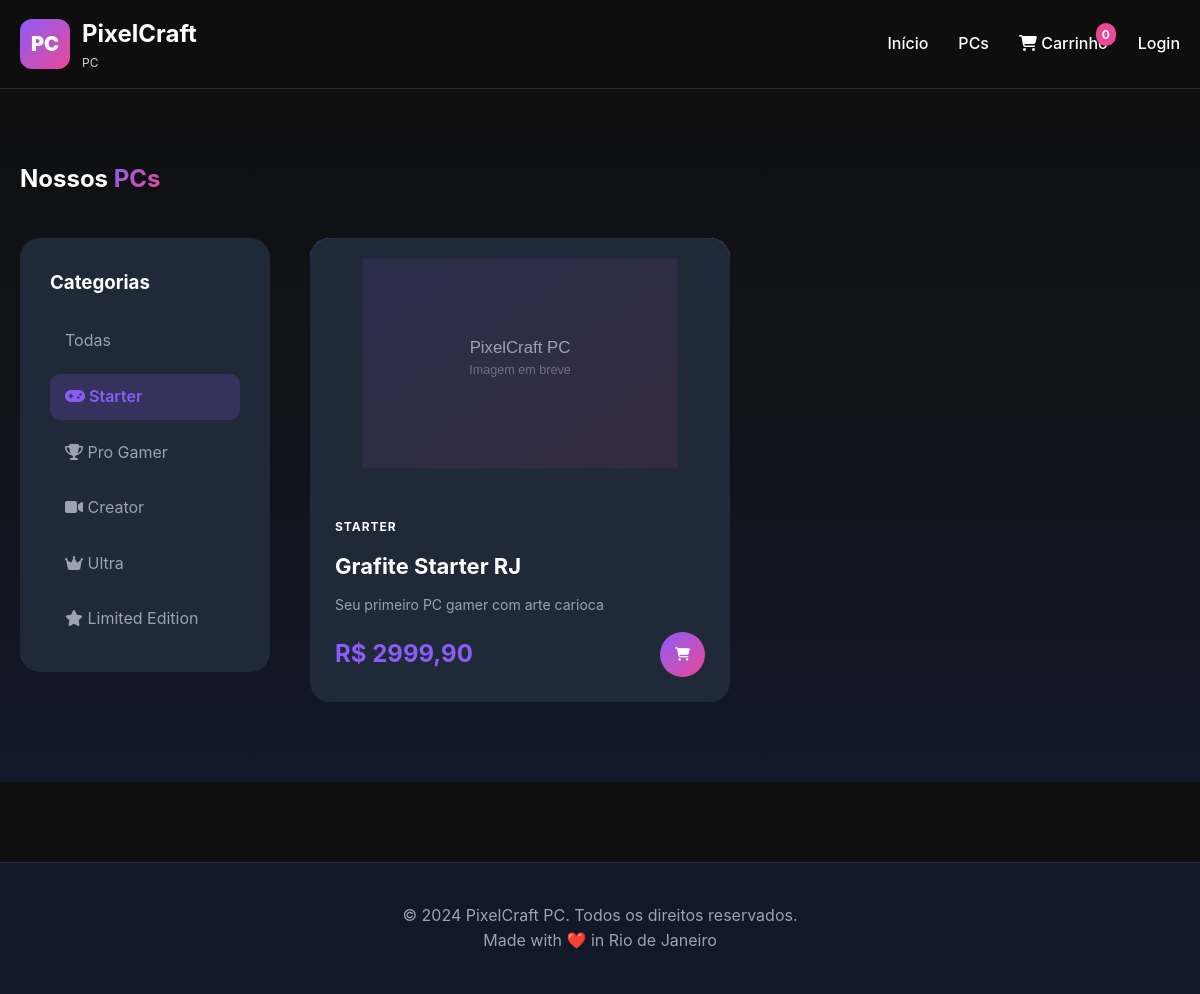
The page /pcs?category=starter on the database its author committed.
### tables this page shows
CREATE TABLE categories (
        id INTEGER PRIMARY KEY AUTOINCREMENT,
        name VARCHAR(100) NOT NULL,
        slug VARCHAR(100) UNIQUE NOT NULL,
        description TEXT,
        icon VARCHAR(50),
        color VARCHAR(20),
        ordem INTEGER DEFAULT 0,
        active BOOLEAN DEFAULT 1,
        created_at TIMESTAMP DEFAULT CURRENT_TIMESTAMP
    );

CREATE TABLE pcs (
        id INTEGER PRIMARY KEY AUTOINCREMENT,
        name VARCHAR(200) NOT NULL,
        slug VARCHAR(200) UNIQUE NOT NULL,
        subtitle VARCHAR(300),
        description TEXT,
        category_id INTEGER,
        price DECIMAL(10,2) NOT NULL,
        price_old DECIMAL(10,2),
        
        -- Especificações técnicas
        processor VARCHAR(200),
        gpu VARCHAR(200),
        ram VARCHAR(100),
        storage VARCHAR(200),
        motherboard VARCHAR(200),
        psu VARCHAR(200),
        case_model VARCHAR(200),
        cooling VARCHAR(200),
        
        -- Imagens
        main_image VARCHAR(500),
        gallery TEXT, -- JSON array of images
        
        -- Arte e customização
        graffiti_artist VARCHAR(200),
        graffiti_style VARCHAR(100),
        
        -- Flags
        active BOOLEAN DEFAULT 1,
        featured BOOLEAN DEFAULT 0,
        limited_edition BOOLEAN DEFAULT 0,
        bestseller BOOLEAN DEFAULT 0,
        pre_order BOOLEAN DEFAULT 0,
        in_stock BOOLEAN DEFAULT 1,
        
        -- Preços e serviços
        setup_price DECIMAL(10,2) DEFAULT 150.00,
        
        -- Stats
        views INTEGER DEFAULT 0,
        
        -- Timestamps
        created_at TIMESTAMP DEFAULT CURRENT_TIMESTAMP,
        updated_at TIMESTAMP DEFAULT CURRENT_TIMESTAMP,
        
        FOREIGN KEY (category_id) REFERENCES categories (id)
    );

### app.py (the view)
@app.route('/pcs')
def catalog():
    category = request.args.get('category')
    sort = request.args.get('sort', 'newest')
    price_min = request.args.get('price_min', type=int)
    price_max = request.args.get('price_max', type=int)
    base_query = """
        SELECT p.*, c.name as category_name, c.color as category_color
        FROM pcs p
        LEFT JOIN categories c ON p.category_id = c.id
        WHERE p.active = 1
    """
    params = []
    if category:
        base_query += ' AND c.slug = ?'
        params.append(category)
    if price_min:
        base_query += ' AND p.price >= ?'
        params.append(price_min)
    if price_max:
        base_query += ' AND p.price <= ?'
        params.append(price_max)
    if sort == 'price_low':
        base_query += ' ORDER BY p.price ASC'
    elif sort == 'price_high':
        base_query += ' ORDER BY p.price DESC'
    elif sort == 'popular':
        base_query += ' ORDER BY p.views DESC'
    else:
        base_query += ' ORDER BY p.created_at DESC'
    pcs = query_db(base_query, params)
    categories = query_db('SELECT * FROM categories WHERE active = 1 ORDER BY ordem')
    return render_template('catalog.html', pcs=pcs, categories=categories, current_category=category)

### app.py (called while the page is built)
def get_db():
    db = sqlite3.connect(app.config['DATABASE'])
    db.row_factory = sqlite3.Row
    return db

def query_db(query, args=(), one=False):
    db = get_db()
    cur = db.execute(query, args)
    rv = cur.fetchall()
    db.close()
    return (rv[0] if rv else None) if one else rv

### templates/catalog.html (shortened to what this page needs)
{% extends "base.html" %}
{% block content %}
<section class="catalog">
    <div class="container">
        <h1>Nossos <span class="gradient-text">PCs</span></h1>
        <div class="catalog-content">
            <aside class="catalog-sidebar">
                <h3>Categorias</h3>
                <div class="filter-options">
                    <a href="{{ url_for('catalog') }}" class="filter-option {% if not current_category %}active{% endif %}">Todas</a>
                    {% for category in categories %}
                    <a href="{{ url_for('catalog', category=category.slug) }}"
                       class="filter-option {% if current_category == category.slug %}active{% endif %}">
                        <i class="fas fa-{{ category.icon }}"></i> {{ category.name }}
                    </a>
                    {% endfor %}
                </div>
            </aside>
            <div class="catalog-main">
                <div class="pc-grid">
                    {% for pc in pcs %}
                    <div class="pc-card">
                        <div class="pc-image">
                            <img src="{{ pc.main_image or '/static/img/placeholder.jpg' }}" alt="{{ pc.name }}">
                        </div>
                        <div class="pc-info">
                            <span class="pc-category">{{ pc.category_name }}</span>
                            <h3 class="pc-name">{{ pc.name }}</h3>
                            <p class="pc-subtitle">{{ pc.subtitle }}</p>
                            <div class="pc-footer">
                                <span class="price">R$ {{ "%.2f"|format(pc.price)|replace(".", ",") }}</span>
                                <button class="btn-add-cart" onclick="addToCart({{ pc.id }})">
                                    <i class="fas fa-shopping-cart"></i>
                                </button>
                            </div>
                        </div>
                    </div>
                    {% endfor %}
                </div>
            </div>
        </div>
    </div>
</section>
{% endblock %}

### static/css/style.css (style rules this page uses)
:root { --primary: #8B5CF6; --secondary: #EC4899; --accent: #06B6D4; --dark: #0F0F0F; --gray-900: #111827; --gray-800: #1F2937; --white: #FFFFFF; }
* { margin: 0; padding: 0; box-sizing: border-box; }
body { font-family: -apple-system, BlinkMacSystemFont, 'Segoe UI', Roboto, sans-serif; background: var(--dark); color: var(--white); line-height: 1.6; }
.container { max-width: 1280px; margin: 0 auto; padding: 0 20px; }
.gradient-text { background: linear-gradient(135deg, var(--primary) 0%, var(--secondary) 100%); -webkit-background-clip: text; -webkit-text-fill-color: transparent; background-clip: text; }
.pc-grid { display: grid; grid-template-columns: repeat(auto-fill, minmax(300px, 1fr)); gap: 30px; }
.pc-card { background: var(--gray-800); border-radius: 20px; overflow: hidden; transition: all 0.3s; }
.pc-image { height: 250px; background: linear-gradient(135deg, var(--primary) 0%, var(--secondary) 100%); display: flex; align-items: center; justify-content: center; position: relative; }
.pc-image img { width: 100%; height: 100%; object-fit: cover; }
.pc-info { padding: 25px; }
.pc-category { font-size: 12px; font-weight: 700; text-transform: uppercase; letter-spacing: 1px; }
.pc-name { margin: 10px 0; font-size: 22px; }
.pc-subtitle { color: #9CA3AF; font-size: 14px; margin-bottom: 15px; }
.pc-footer { display: flex; justify-content: space-between; align-items: center; }
.price { font-size: 24px; font-weight: 700; color: var(--primary); }
.btn-add-cart { width: 45px; height: 45px; border-radius: 50%; background: linear-gradient(135deg, var(--primary) 0%, var(--secondary) 100%); border: none; color: var(--white); cursor: pointer; transition: all 0.3s; }
.catalog { padding: 80px 0; background: linear-gradient(180deg, var(--dark) 0%, var(--gray-900) 100%); }
.catalog-content { display: grid; grid-template-columns: 250px 1fr; gap: 40px; margin-top: 40px; }
.catalog-sidebar { background: var(--gray-800); border-radius: 20px; padding: 30px; height: fit-content; position: sticky; top: 100px; }
.catalog-sidebar h3 { margin-bottom: 20px; }
.filter-options { display: flex; flex-direction: column; gap: 10px; }
.filter-option { padding: 10px 15px; border-radius: 10px; text-decoration: none; color: #9CA3AF; transition: all 0.3s; }
.filter-option.active { background: rgba(139, 92, 246, 0.2); color: var(--primary); font-weight: 600; }

### rows shown on the page
categories: name "Starter"
categories: name "Pro Gamer"
categories: name "Creator"
categories: name "Ultra"
categories: name "Limited Edition"
pcs: main_image (picture), category_name "STARTER", name "Grafite Starter RJ", subtitle "Seu primeiro PC gamer com arte carioca", price "2999,90"

### other values the page prints
{{ session.get('cart', [])|length }} "0"
